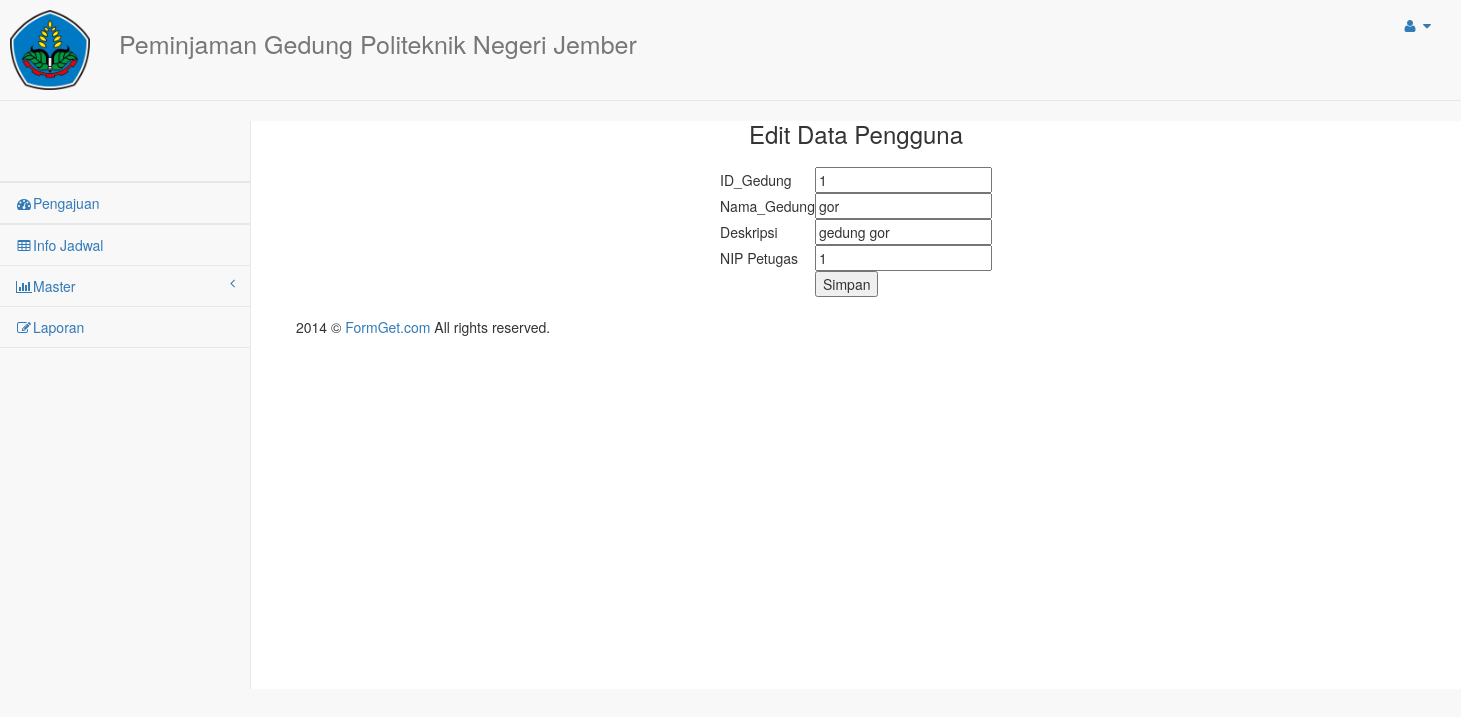
The page /gedung/edit/1 on the database its author committed.
### tables this page shows
CREATE TABLE `gedung` (
  `ID_Gedung` int(11) NOT NULL,
  `Nama_Gedung` varchar(30) NOT NULL,
  `Deskripsi` char(13) NOT NULL,
  `NIP` varchar(20) NOT NULL
);

### application/controllers/gedung.php (called while the page is built, shortened)
<?php
class gedung extends CI_Controller{
	function __construct(){
		$this->load->helper(array('url'));
		$this->load->model('gedung_model');
		$this->load->view('home/headerm');
	}
 	 function edit(){
 	 	$id = $this->uri->segment(3);
		$data['ci'] = $this->gedung_model->get_data_edit($id);
		$data['id'] = $id;
		$this->load->view('master/edit_gedung',$data);
	}
}
?>

### index.php (called while the page is built, shortened)
<?php
require_once BASEPATH.'core/CodeIgniter.php';

### application/models/gedung_model.php (called while the page is built, shortened)
<?php
class gedung_model extends CI_Model{
	function get_data_edit($id){
		$query = $this->db->query("SELECT * FROM gedung where ID_Gedung = '$id'");
		return $query->result();
	}
	}
?>

### application/views/master/edit_gedung.php (the view, shortened to what this page needs)
<!DOCTYPE html>
<html>
<head>
</head>
<body>
	<center>
		<h3>Edit Data Pengguna</h3>
	</center>
	<?php foreach($ci as $row){ ?>
	<form action="<?php echo base_url(). 'gedung/update/'.$id; ?>" method="post">
		<table style="margin:20px auto;">
		<tr>
				<td>ID_Gedung</td>
				<td>
					<input type="varchar" name="ID_Gedung" value="<?php echo $row->ID_Gedung ?>" readonly>
				</td>
		</tr>
			<tr>
				<td>Nama_Gedung</td>
				<td><input type="varchar" name="Nama_Gedung" value="<?php echo $row->Nama_Gedung ?>"></td>
			</tr>
			<tr>
				<td>Deskripsi</td>
				<td><input type="varchar" name="Deskripsi" value="<?php echo $row->Deskripsi ?>" ></td>
			</tr>
			<tr>
				<td>NIP Petugas</td>
				<td><input type="varchar" name="NIP" value="<?php echo $row->NIP ?>"></td>
			</tr>
			<tr>
				<td></td>
				<td><input type="submit" value="Simpan"></td>
			</tr>
		</table>
	</form>
	<?php } ?>
</body>
<footer>
    <div id="footer_bottom" class="footer-bottom footer">
<div class="container">
<div class="row">
<div class="col-md-12">
<div class="copyright">2014 © <a href="#">FormGet.com</a> All rights reserved.</div>
</div>
</div>
</div>
      </footer>
</html>

### rows shown on the page
gedung: ID_Gedung "1", Nama_Gedung "gor", Deskripsi "gedung gor", NIP "1"
